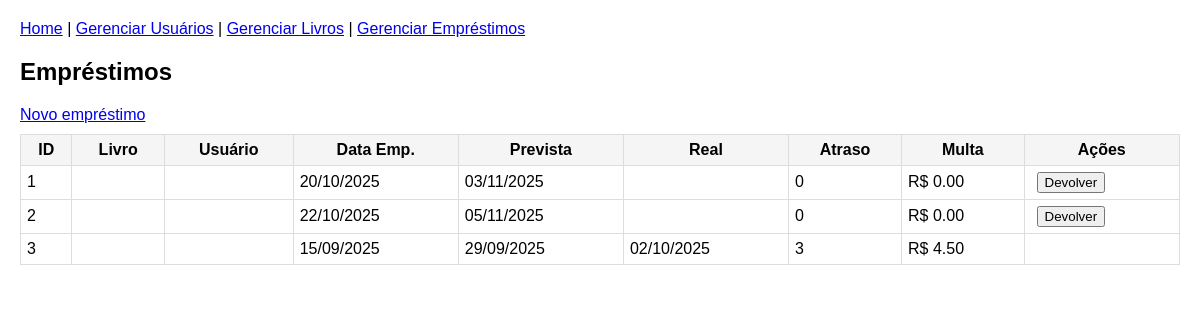
/web/emprestimos, run on the app's committed database.
### db/modelos.py (models this page shows)
class Emprestimo(SQLModel, table=True):
    id: Optional[int] = Field(default=None, primary_key=True)
    livro_id: int = Field(foreign_key="livro.id")
    usuario_id: int = Field(foreign_key="usuario.id")
    data_emprestimo: date
    data_devolucao_prevista: date
    data_devolucao_real: Optional[date] = None
    dias_atraso: int = 0
    valor_multa: float = 0.0
    livro: Livro = Relationship(back_populates="emprestimos")
    usuario: Usuario = Relationship(back_populates="emprestimos")

### server/web_ui.py (the view)
@router.get("/emprestimos")
def web_list_emprestimos(request: Request, sessao: Session = Depends(obter_sessao)):
    resultado = sessao.exec(
        select(Emprestimo)
        .options(selectinload(Emprestimo.usuario), selectinload(Emprestimo.livro))
    ) if hasattr(sessao, 'exec') else sessao.query(Emprestimo)
    emprestimos = [r[0] if not isinstance(r, Emprestimo) else r for r in resultado]
    emprestimos_dict = [
        {
            "id": e.id,
            "usuario": e.usuario.nome if e.usuario else "—",
            "livro": e.livro.titulo if e.livro else "—",
            "data_emprestimo": e.data_emprestimo.strftime("%d/%m/%Y") if e.data_emprestimo else "",
            "data_devolucao_prevista": e.data_devolucao_prevista.strftime("%d/%m/%Y") if e.data_devolucao_prevista else "",
            "data_devolucao_real": e.data_devolucao_real.strftime("%d/%m/%Y") if e.data_devolucao_real else "",
            "dias_atraso": e.dias_atraso,
            "valor_multa": f"R$ {e.valor_multa:.2f}",
        }
        for e in emprestimos
    ]
    return templates.TemplateResponse(
        "emprestimos_list.html",
        {"request": request, "emprestimos": emprestimos_dict},
    )

### server/templates/emprestimos_list.html
{% extends "base.html" %}
{% block content %}
  <h2>Empréstimos</h2>
  <a href="/web/emprestimos/novo">Novo empréstimo</a>
  <table>
    <thead><tr><th>ID</th><th>Livro</th><th>Usuário</th><th>Data Emp.</th><th>Prevista</th><th>Real</th><th>Atraso</th><th>Multa</th><th>Ações</th></tr></thead>
    <tbody>
      {% for e in emprestimos %}
      <tr>
        <td>{{ e.id }}</td>
        <td>{{ e.livro.titulo if e.livro else e.livro_id }}</td>
        <td>{{ e.usuario.nome if e.usuario else e.usuario_id }}</td>
        <td>{{ e.data_emprestimo }}</td>
        <td>{{ e.data_devolucao_prevista }}</td>
        <td>{{ e.data_devolucao_real or '' }}</td>
        <td>{{ e.dias_atraso }}</td>
        <td>{{ e.valor_multa }}</td>
        <td>
          {% if not e.data_devolucao_real %}
            <form method="post" action="/web/emprestimos/{{ e.id }}/devolver" style="display:inline">
              <button type="submit">Devolver</button>
            </form>
          {% endif %}
        </td>
      </tr>
      {% endfor %}
    </tbody>
  </table>
{% endblock %}

### server/static/style.css (style rules this page uses)
body { font-family: Arial, sans-serif; margin: 20px; }
table { width: 100%; border-collapse: collapse; margin-top: 10px; }
th, td { border: 1px solid #ddd; padding: 6px; }
th { background: #f5f5f5; }
form { margin: 8px 0; }
button { margin-left: 6px; }

### data on the page
Emprestimo: id "1", data_emprestimo "20/10/2025", data_devolucao_prevista "03/11/2025", dias_atraso "0", valor_multa "R$ 0.00"
Emprestimo: id "2", data_emprestimo "22/10/2025", data_devolucao_prevista "05/11/2025", dias_atraso "0", valor_multa "R$ 0.00"
Emprestimo: id "3", data_emprestimo "15/09/2025", data_devolucao_prevista "29/09/2025", data_devolucao_real "02/10/2025", dias_atraso "3", valor_multa "R$ 4.50"
